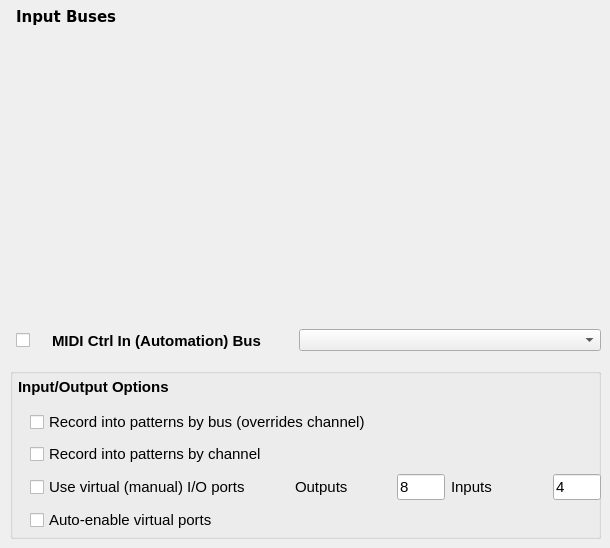
     <widget class="QWidget" name="tabMidiInput">
      <property name="toolTip">
       <string>Provides a table to select the desired MIDI input port.</string>
      </property>
      <attribute name="title">
       <string>MIDI &amp;Input</string>
      </attribute>
      <widget class="QGroupBox" name="groupBoxInputOptions">
       <property name="geometry">
        <rect>
         <x>10</x>
         <y>368</y>
         <width>591</width>
         <height>171</height>
        </rect>
       </property>
       <property name="font">
        <font>
         <pointsize>11</pointsize>
         <bold>false</bold>
        </font>
       </property>
       <property name="title">
        <string/>
       </property>
       <property name="flat">
        <bool>false</bool>
       </property>
       <property name="checkable">
        <bool>false</bool>
       </property>
       <widget class="QLabel" name="label_5">
        <property name="geometry">
         <rect>
          <x>8</x>
          <y>10</y>
          <width>181</width>
          <height>17</height>
         </rect>
        </property>
        <property name="font">
         <font>
          <pointsize>11</pointsize>
          <bold>true</bold>
         </font>
        </property>
        <property name="text">
         <string>Input/Output Options</string>
        </property>
       </widget>
       <widget class="QWidget" name="layoutWidget">
        <property name="geometry">
         <rect>
          <x>20</x>
          <y>40</y>
          <width>571</width>
          <height>129</height>
         </rect>
        </property>
        <layout class="QGridLayout" name="gridLayout_9">
         <item row="2" column="0">
          <widget class="QCheckBox" name="checkBoxVirtualPorts">
           <property name="text">
            <string>Use virtual (manual) I/O ports</string>
           </property>
          </widget>
         </item>
         <item row="0" column="0" colspan="3">
          <widget class="QCheckBox" name="checkBoxRecordByBuss">
           <property name="toolTip">
            <string>If checked, incoming data routes to the pattern
slot by channel number (0 to 15).</string>
           </property>
           <property name="text">
            <string>Record into patterns by bus (overrides channel)</string>
           </property>
          </widget>
         </item>
         <item row="2" column="2">
          <widget class="QLineEdit" name="lineEditOutputCount">
           <property name="maximumSize">
            <size>
             <width>48</width>
             <height>16777215</height>
            </size>
           </property>
           <property name="text">
            <string>8</string>
           </property>
           <property name="maxLength">
            <number>2</number>
           </property>
           <property name="frame">
            <bool>true</bool>
           </property>
           <property name="clearButtonEnabled">
            <bool>false</bool>
           </property>
          </widget>
         </item>
         <item row="2" column="1">
          <widget class="QLabel" name="label_outputs">
           <property name="maximumSize">
            <size>
             <width>96</width>
             <height>16777215</height>
            </size>
           </property>
           <property name="text">
            <string>Outputs</string>
           </property>
          </widget>
         </item>
         <item row="2" column="4">
          <widget class="QLineEdit" name="lineEditInputCount">
           <property name="maximumSize">
            <size>
             <width>48</width>
             <height>16777215</height>
            </size>
           </property>
           <property name="text">
            <string>4</string>
           </property>
           <property name="maxLength">
            <number>2</number>
           </property>
          </widget>
         </item>
         <item row="3" column="0" colspan="2">
          <widget class="QCheckBox" name="checkBoxAutoEnableVirtual">
           <property name="text">
            <string>Auto-enable virtual ports</string>
           </property>
          </widget>
         </item>
         <item row="2" column="3">
          <widget class="QLabel" name="label_inputs">
           <property name="maximumSize">
            <size>
             <width>96</width>
             <height>16777215</height>
            </size>
           </property>
           <property name="text">
            <string>Inputs</string>
           </property>
          </widget>
         </item>
         <item row="1" column="0" colspan="3">
          <widget class="QCheckBox" name="checkBoxRecordByChannel">
           <property name="toolTip">
            <string>If checked, incoming data routes to the pattern
slot by bus/port number. Overrides input by
channel.</string>
           </property>
           <property name="text">
            <string>Record into patterns by channel</string>
           </property>
          </widget>
         </item>
        </layout>
       </widget>
      </widget>
      <widget class="QLabel" name="inputBussesLabel">
       <property name="geometry">
        <rect>
         <x>16</x>
         <y>8</y>
         <width>129</width>
         <height>17</height>
        </rect>
       </property>
       <property name="font">
        <font>
         <family>DejaVu Sans</family>
         <pointsize>11</pointsize>
         <bold>true</bold>
        </font>
       </property>
       <property name="text">
        <string>Input Buses</string>
       </property>
      </widget>
      <widget class="QScrollArea" name="inputsScrollArea">
       <property name="geometry">
        <rect>
         <x>16</x>
         <y>32</y>
         <width>585</width>
         <height>281</height>
        </rect>
       </property>
       <property name="frameShape">
        <enum>QFrame::Shape::NoFrame</enum>
       </property>
       <property name="lineWidth">
        <number>2</number>
       </property>
       <property name="midLineWidth">
        <number>1</number>
       </property>
       <property name="horizontalScrollBarPolicy">
        <enum>Qt::ScrollBarPolicy::ScrollBarAsNeeded</enum>
       </property>
       <property name="widgetResizable">
        <bool>true</bool>
       </property>
       <widget class="QWidget" name="scrollAreaWidgetContents_2">
        <property name="geometry">
         <rect>
          <x>0</x>
          <y>0</y>
          <width>585</width>
          <height>281</height>
         </rect>
        </property>
       </widget>
      </widget>
      <widget class="QWidget" name="horizontalLayoutWidget">
       <property name="geometry">
        <rect>
         <x>16</x>
         <y>316</y>
         <width>585</width>
         <height>49</height>
        </rect>
       </property>
       <layout class="QHBoxLayout" name="horizontalLayout_2" stretch="1,8,10">
        <item>
         <widget class="QCheckBox" name="checkBoxMidiInBuss">
          <property name="text">
           <string/>
          </property>
         </widget>
        </item>
        <item>
         <widget class="QLabel" name="labelMidiCtrlIn">
          <property name="font">
           <font>
            <pointsize>11</pointsize>
            <bold>true</bold>
           </font>
          </property>
          <property name="text">
           <string>MIDI Ctrl In (Automation) Bus</string>
          </property>
         </widget>
        </item>
        <item>
         <widget class="QComboBox" name="comboBoxMidiInBuss"/>
        </item>
       </layout>
      </widget>
     </widget>
